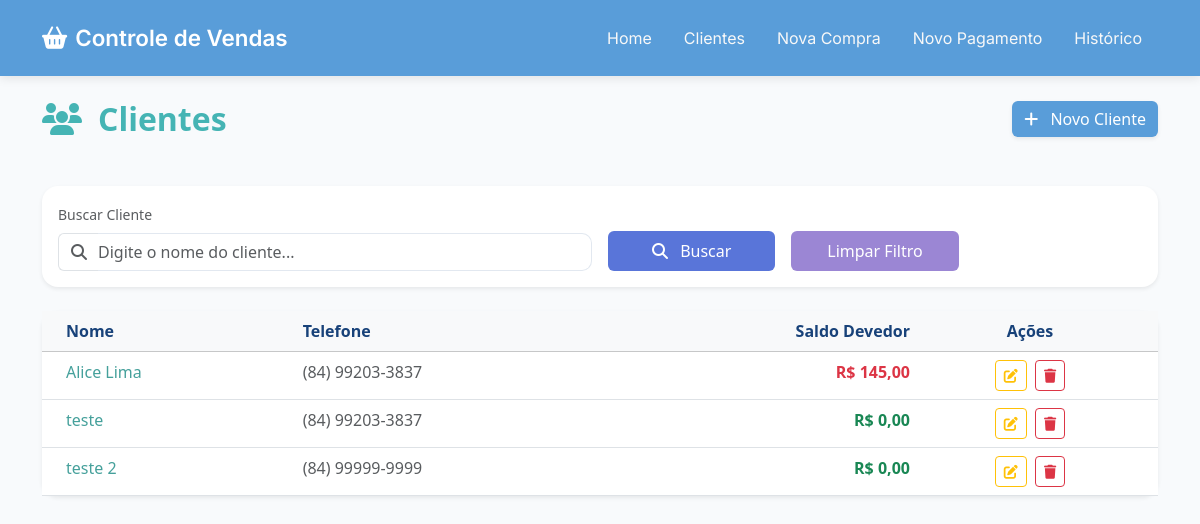
Page /clientes/ on the earlier database version.
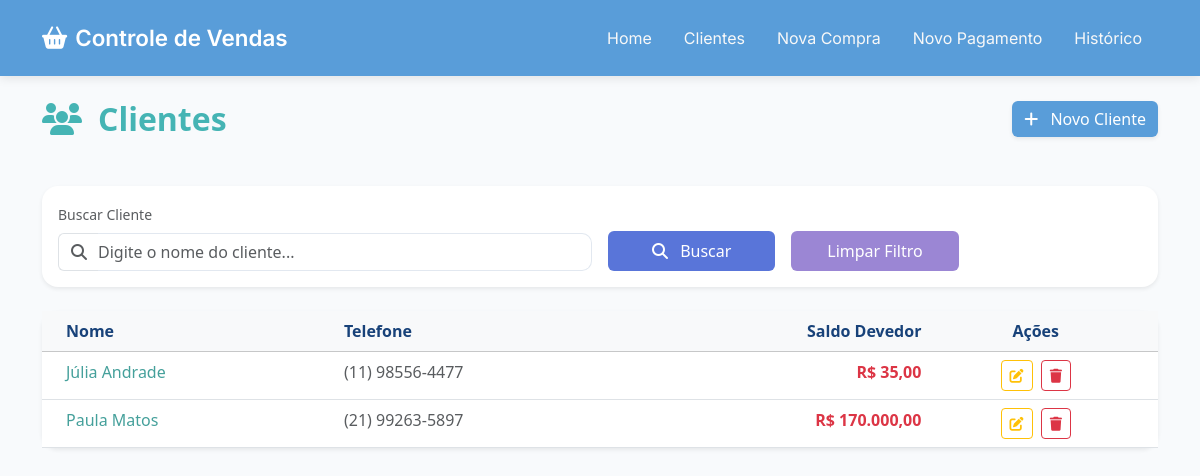
Same page on the later database version.
### vendas/models.py (models this page shows, shortened)
class Cliente(models.Model):
    nome = models.CharField(max_length=200, verbose_name="Nome Completo")
    telefone = models.CharField(max_length=20, verbose_name="Telefone")
    class Meta:
        ordering = ['nome']

### vendas/views.py (the view)
# urls.py: path('clientes/', views.lista_clientes, name='lista_clientes'),
def lista_clientes(request):
    nome_filtro = request.GET.get('nome', '').strip()
    clientes_qs = Cliente.objects.all().order_by('nome')
    if nome_filtro:
        clientes_qs = clientes_qs.filter(nome__icontains=nome_filtro)
    for cliente in clientes_qs:
        total_compras = cliente.compras.aggregate(total=Sum('valor'))['total'] or 0
        total_pagamentos = cliente.pagamentos.aggregate(total=Sum('valor'))['total'] or 0
        cliente.saldo_devedor_anno = total_compras - total_pagamentos
    paginator = Paginator(clientes_qs, 10)
    clientes_page = paginator.get_page(request.GET.get('page'))
    return render(request, 'vendas/clientes.html', {
        'clientes': clientes_page,
        'nome_filtro': nome_filtro,
    })

### vendas/templatetags/extras.py (called while the page is built)
@register.filter(name='br_currency')
def br_currency(value):
    if value is None:
        return "0,00"
    try:
        valor = Decimal(str(value))
        return f"{valor:,.2f}".replace(',', 'X').replace('.', ',').replace('X', '.')
    except:
        return "0,00"

### vendas/templates/vendas/clientes.html (shortened to what this page needs)
{% extends 'vendas/base.html' %}
{% load extras %}
{% block content %}
<div class="d-flex justify-content-between align-items-center mb-5">
    <div>
        <h2 class="fw-semibold mb-0" style="color: #45b4b4;">
            <i class="fas fa-users me-3"></i>Clientes
        </h2>
    </div>
    <a href="{% url 'criar_cliente' %}" class="btn btn-primary btn-md shadow-sm">
        <i class="fas fa-plus me-2"></i> Novo Cliente
    </a>
</div>
<div class="card border-0 shadow-sm mb-4">
    <div class="card-body">
        <form method="get" class="row g-3 align-items-end">
            <div class="col-md-6">
                <label class="form-label text-muted small">Buscar Cliente</label>
                <div class="input-group">
                    <span class="input-group-text bg-white border-end-0">
                        <i class="fas fa-search text-muted"></i>
                    </span>
                    <input type="text" name="nome" class="form-control border-start-0 ps-0"
                        placeholder="Digite o nome do cliente..." value="{{ nome_filtro }}">
                </div>
            </div>
            <div class="col-md-2">
                <button type="submit" class="btn btn-filtro w-100 py-2 px-2" style="color: white;">
                    <i class="fas fa-search me-2"></i> Buscar
                </button>
            </div>
            <div class="col-md-2">
                <a href="{% url 'lista_clientes' %}" class="btn btn-todos w-100 py-2" style="color: white;">
                    Limpar Filtro
                </a>
            </div>
        </form>
    </div>
</div>
<div class="card border-0 shadow-sm">
    <div class="card-body p-0">
        <table class="table table-hover mb-0">
            <thead class="table-light">
                <tr>
                    <th class="ps-4">Nome</th>
                    <th>Telefone</th>
                    <th class="text-end">Saldo Devedor</th>
                    <th class="text-center pe-4">Ações</th>
                </tr>
            </thead>
            <tbody>
                {% for cliente in clientes %}
                <tr>
                    <td class="ps-4 fw-medium">
                        <a href="{% url 'detalhes_cliente' cliente.id %}" class="text-decoration-none" style="color: #45a09b;">
                            {{ cliente.nome }}
                        </a>
                    </td>
                    <td class="text-muted">{{ cliente.telefone|default:"— " }}</td>
                    <td class="text-end fw-bold">
                        <span
                            class="{% if cliente.saldo_devedor_anno > 0 %}text-danger{% else %}text-success{% endif %}">
                            R$ {{ cliente.saldo_devedor_anno|br_currency }}
                        </span>
                    </td>
                    <td class="text-center pe-4">
                        <a href="{% url 'editar_cliente' cliente.id %}" class="btn btn-sm btn-outline-warning me-1">
                            <i class="fas fa-edit"></i>
                        </a>
                        <button
                            onclick="confirmarExclusao('{% url 'excluir_cliente' cliente.id %}',
                            'Tem certeza que deseja excluir o cliente <strong>{{ cliente.nome }}</strong>?<br>Esta ação não pode ser desfeita.')"
                            class="btn btn-sm btn-outline-danger">
                            <i class="fas fa-trash"></i>
                        </button>
                    </td>
                </tr>
                {% endfor %}
            </tbody>
        </table>
    </div>
</div>
{% endblock %}

Differences in the rows shown:
removed Cliente: nome "teste", telefone "(84) 99203-3837", saldo_devedor_anno|br_currency "0,00"
removed Cliente: nome "teste 2", telefone "(84) 99999-9999", saldo_devedor_anno|br_currency "0,00"
added Cliente: nome "Júlia Andrade", telefone "(11) 98556-4477", saldo_devedor_anno|br_currency "35,00"
changed Cliente: nome "Alice Lima" → "Paula Matos"; telefone "(84) 99203-3837" → "(21) 99263-5897"; saldo_devedor_anno|br_currency "145,00" → "170.000,00"
